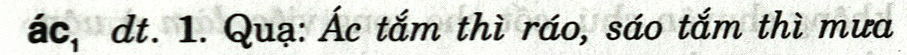
#> input picture TD-0019.jpg, 907 x 55 px
$ python test.py
#> lines starting #> are read from the running program, lines starting #| are printed output that depends on the picture; after the words box and inside, x2 and y2 are one past the last pixel; in counts of white or black regions, pixels touching at a corner belong together
from imutils.object_detection import non_max_suppression
import numpy as np
import pytesseract
import argparse
import cv2 as cv

img = cv.imread('TD-0019.jpg')
#> img is the input picture: shape (55, 907, 3); mean B, G, R 204.3, 210.7, 208.4
(H, W) = img.shape[:2]
#> H = 55; W = 907
gray = cv.cvtColor(img, cv.COLOR_BGR2GRAY)
blur = cv.GaussianBlur(gray,(3,3),0)
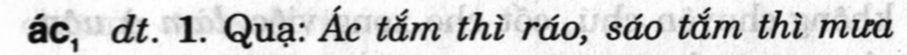
#> blur: shape (55, 907); min 7, max 255, mean 209.3
ret3, th3 = cv.threshold(blur,0,255,cv.THRESH_BINARY+cv.THRESH_OTSU)
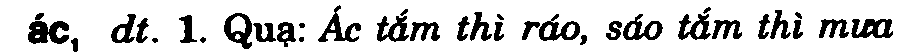
#> th3: shape (55, 907); 83.7% white; 35 black regions, largest, box (x1, y1, x2, y2) and area: (28, 21, 69, 44) 664, (851, 19, 893, 38) 523, (318, 5, 361, 42) 504
#> ret3 = 153


dst = cv.erode(th3, kernel=np.ones((6, 30)))
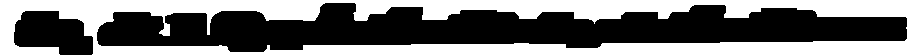
#> dst: shape (55, 907); 45.2% white; 2 white regions (1 under 20 px)
cont, hier = cv.findContours(dst, mode=cv.RETR_LIST, method=cv.CHAIN_APPROX_SIMPLE)
#> cont = 2 contours, 1 with area under 20; largest, box (x1, y1, x2, y2) and area: (0, 0, 907, 55) 20602

cropped = []
rectList = []
for box in cont:
    x, y, width, height = cv.boundingRect(box)
    rectList.append((x,y,width,height))
#> this loop made 2 passes
#> (box, x, y, width, height) on pass 1: ([[906, 27], [906, 28]], 906, 27, 1, 2)
#> after the loop, rectList = [(906, 27, 1, 2), (0, 0, 907, 55)]

rectList = list(filter(lambda rect: rect[2] > 100 and rect[3] > 35, rectList))
#> rectList = [(0, 0, 907, 55)]

for i in range(4):
    rectColumn = list(filter(lambda rect: rect[0] < W/(4-i), rectList))
    rectColumn.sort(key = lambda rect: rect[1])
    for rect in rectColumn:
        cv.rectangle(img, rect, (0,255,0), 3)
        x, y, width, height = rect
        cropped.append(th3[y:y+height, x:x+width])
    rectList = list(filter(lambda rect: rect not in rectColumn, rectList))
#> this loop made 4 passes
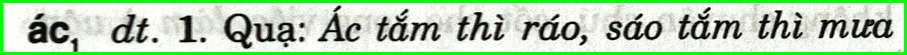
#> img: shape (55, 907, 3); 11.5% of pixels changed, all inside (x1, y1, x2, y2) = (0, 0, 907, 55)
#> after the loop, cropped = 1 item; rectList = []

config = ("-l vie --oem 0 --psm 7")
outputText = []
for crop in cropped:
#> (the run stopped early here; a loop or call above may not have finished)
